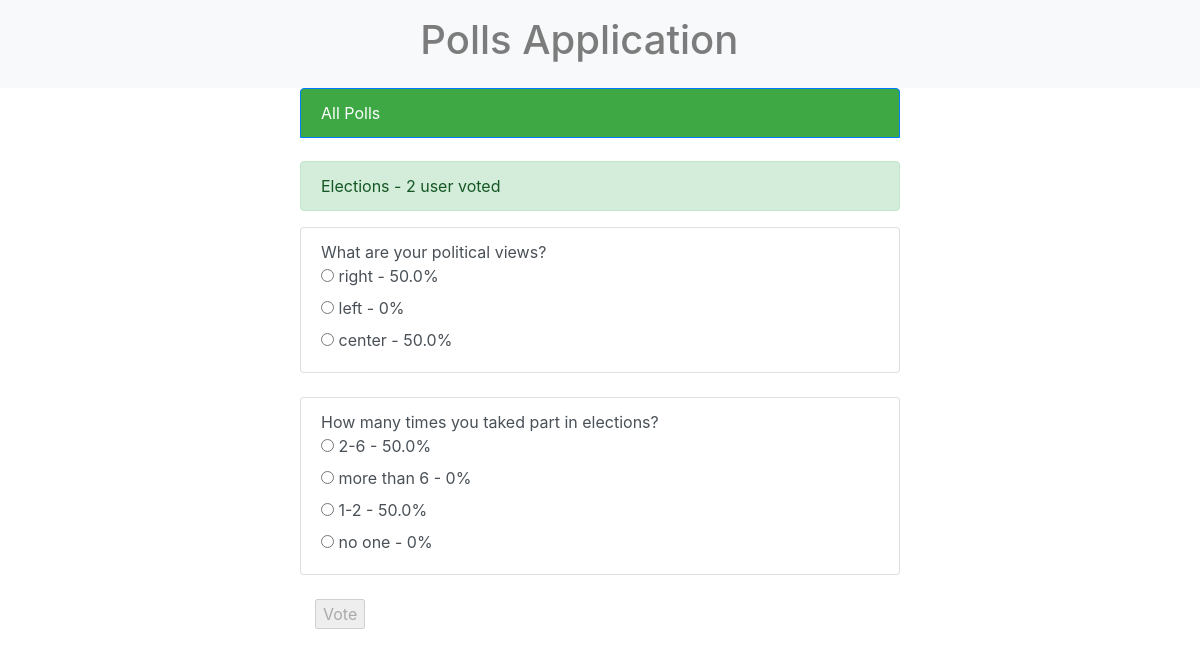
/poll/elections_url/ (signed in), run on the app's committed database.
### poll/models.py (models this page shows, shortened)
class Poll(models.Model):
    title = models.CharField(max_length=150, db_index=True)
    slug = models.SlugField(max_length=150, unique=True)
    comment = models.TextField(blank=True, db_index=True)
    date_create = models.DateTimeField(auto_now_add=True)
    is_public = models.BooleanField(default=False)
    def user_can_vote(self, user):
        query_set = user.vote_set.all().filter(poll=self)
        if query_set.exists():
            return False
        return True
    def num_votes(self):
        s = set()
        for i in self.vote_set.all():
            s.add(i.user)
        return len(s)

class Vote(models.Model):
    user = models.ForeignKey(User, on_delete=models.CASCADE)
    poll = models.ForeignKey(Poll, on_delete=models.CASCADE)
    choice = models.ForeignKey(Choice, on_delete=models.CASCADE)

class Question(models.Model):
    poll = models.ForeignKey(Poll, on_delete=models.CASCADE)
    text = models.CharField(max_length=150)
    order = models.IntegerField(default=0)
    answer = models.CharField(max_length=150, blank=True)
    class Meta:
        ordering = ['order']

class Choice(models.Model):
    question = models.ForeignKey(Question, on_delete=models.CASCADE)
    text = models.CharField(max_length=150)
    order = models.IntegerField(default=0)
    def num_votes(self):
        return self.vote_set.count()
    def percent(self):
        if self.num_votes() == 0:
            return 0
        else:
            percent = round((self.num_votes() / Poll.num_votes(self.question.poll) * 100), 2)
            return percent
    class Meta:
        ordering = ['order']

### poll/views.py (the view)
# urls.py: path('<str:slug>/', PollDetail.as_view(), name='poll_detail_url'),
class PollDetail(LoginRequiredMixin, PollDetailMixin, View):
    login_url = '/poll/login/'
    redirect_field_name = 'poll/poll_detail.html'

### poll/utils.py (called while the page is built)
    def get(self, request, slug):
        obj = get_object_or_404(self.model, slug__iexact=slug)
        user_can_vote = obj.user_can_vote(request.user)
        return render(request, self.template, context={self.model.__name__.lower(): obj,
                                                       'user_can_vote': user_can_vote})

### poll/templates/poll/poll_detail.html (shortened to what this page needs)
{% extends 'poll/base_poll.html' %}
{% block content %}
    <div class="alert alert-success col-6 offset-md-3">
    {{ poll.title }} - {{ poll.num_votes }} user voted
    </div>
     <form action="{% url 'poll_detail_url' poll.slug %}" method="post">
      {% for question in poll.question_set.all %}
            <fieldset id={{ question.id }}>
<div class="list-group-item list-group-item-action col-6 offset-md-3">
        {{ question.text  }}
        <br>
          {% for choice in question.choice_set.all %}
             <input type="radio"
              name="choice - {{ question.id }}"
              id="choice{{ forloop.counter }}"
              value="{{ choice.id }}">
              <label for="choice{{ forloop.counter }}">{{ choice.text }} {% if not user_can_vote %} - {{ choice.percent }}%{% endif %} </label><br>
          {% endfor %}
</div>
            </fieldset>
        <br>
    {% endfor %}
         <div class="col-6 offset-md-3">
          <input type="submit" value="Vote" {% if not user_can_vote %}disabled{% endif %} >
         </div>
  </form>
{% endblock %}

### data on the page
Poll: title "Elections", num_votes "2"
Question: text "What are your political views?"
Choice: text "right", percent "50.0"
Choice: text "left", percent "0"
Choice: text "center", percent "50.0"
Question: text "How many times you taked part in elections?"
Choice: text "2-6", percent "50.0"
Choice: text "more than 6", percent "0"
Choice: text "1-2", percent "50.0"
Choice: text "no one", percent "0"
